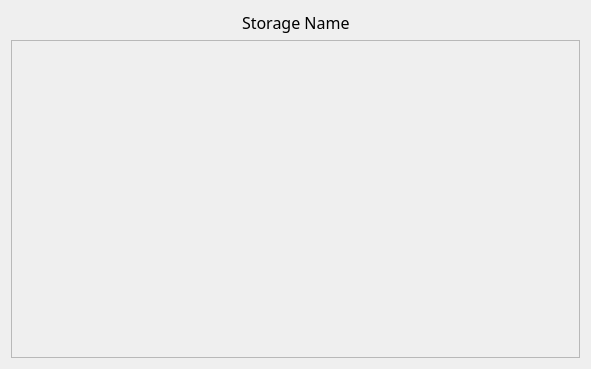
<?xml version="1.0" encoding="UTF-8"?>
<ui version="4.0">
 <class>VSCHddEdit</class>
 <widget class="QWidget" name="VSCHddEdit">
  <property name="geometry">
   <rect>
    <x>0</x>
    <y>0</y>
    <width>591</width>
    <height>369</height>
   </rect>
  </property>
  <property name="font">
   <font>
    <family>나눔스퀘어_ac</family>
    <pointsize>12</pointsize>
   </font>
  </property>
  <property name="windowTitle">
   <string>Master Hard Disk Selecting</string>
  </property>
  <property name="windowIcon">
   <iconset>
    <normaloff>:/logo/resources/vscsmall.jpg</normaloff>:/logo/resources/vscsmall.jpg</iconset>
  </property>
  <layout class="QVBoxLayout" name="verticalLayout_3">
   <item>
    <layout class="QHBoxLayout" name="horizontalLayout_2">
     <item>
      <spacer name="horizontalSpacer">
       <property name="orientation">
        <enum>Qt::Horizontal</enum>
       </property>
       <property name="sizeHint" stdset="0">
        <size>
         <width>40</width>
         <height>20</height>
        </size>
       </property>
      </spacer>
     </item>
     <item>
      <widget class="QLabel" name="storName">
       <property name="text">
        <string comment="저장소 이름">Storage Name</string>
       </property>
      </widget>
     </item>
     <item>
      <spacer name="horizontalSpacer_4">
       <property name="orientation">
        <enum>Qt::Horizontal</enum>
       </property>
       <property name="sizeHint" stdset="0">
        <size>
         <width>40</width>
         <height>20</height>
        </size>
       </property>
      </spacer>
     </item>
    </layout>
   </item>
   <item>
    <widget class="QScrollArea" name="scrollArea">
     <property name="widgetResizable">
      <bool>true</bool>
     </property>
     <widget class="QWidget" name="scrollAreaWidgetContents_2">
      <property name="geometry">
       <rect>
        <x>0</x>
        <y>0</y>
        <width>571</width>
        <height>321</height>
       </rect>
      </property>
      <layout class="QVBoxLayout" name="verticalLayout_2">
       <item>
        <layout class="QVBoxLayout" name="verticalLayout"/>
       </item>
       <item>
        <spacer name="verticalSpacer">
         <property name="orientation">
          <enum>Qt::Vertical</enum>
         </property>
         <property name="sizeHint" stdset="0">
          <size>
           <width>20</width>
           <height>40</height>
          </size>
         </property>
        </spacer>
       </item>
      </layout>
     </widget>
    </widget>
   </item>
  </layout>
 </widget>
 <resources>
  <include location="../../../main/vscmainwindows.qrc"/>
 </resources>
 <connections/>
</ui>
